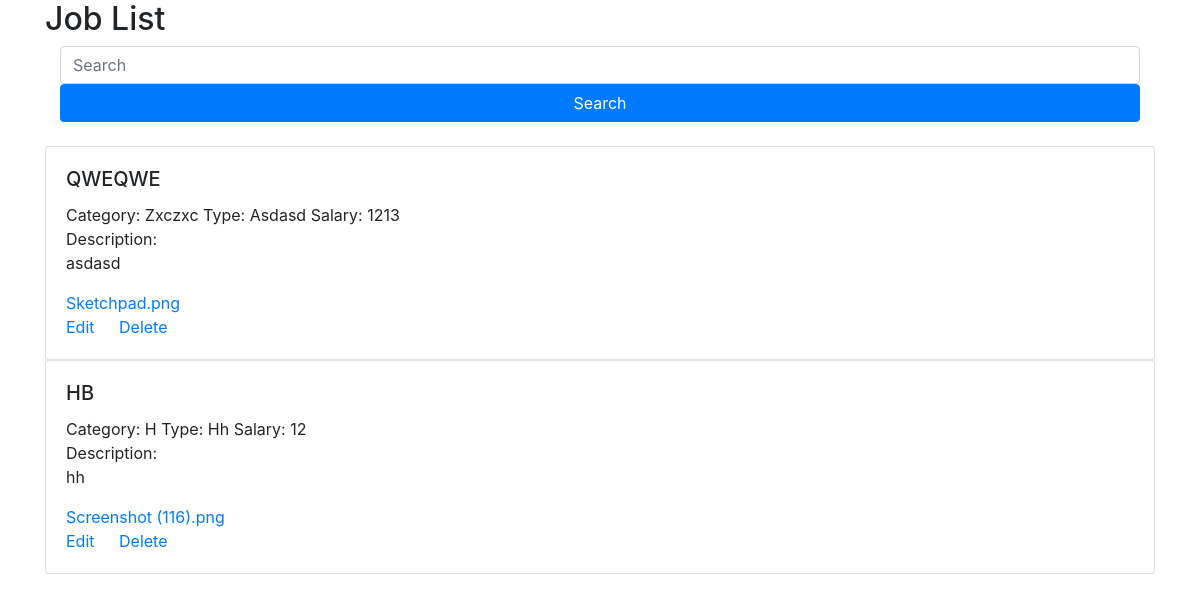
/postjob/data, run on an earlier commit of the app's database.
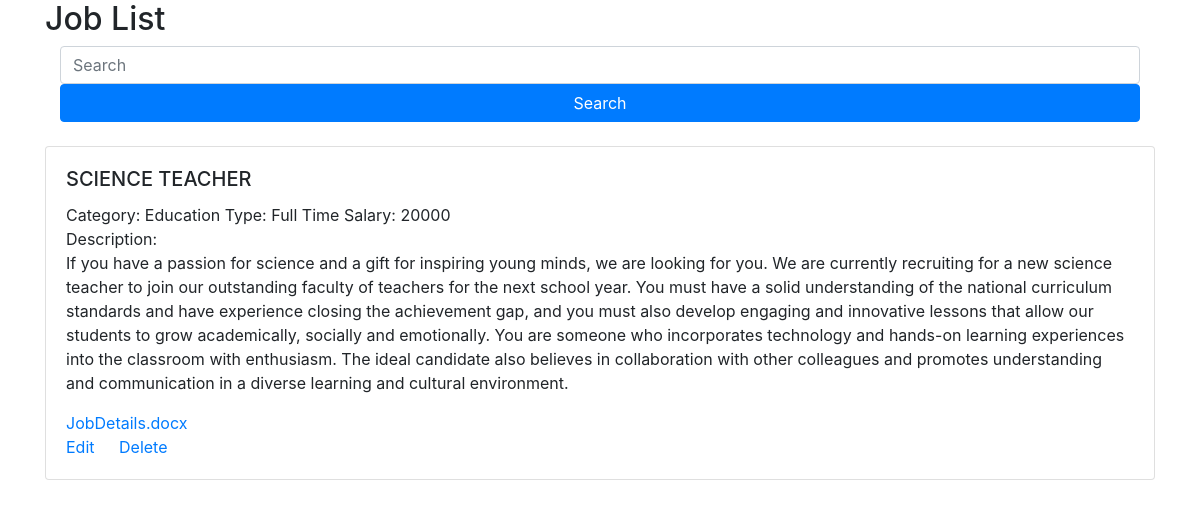
And on a later commit of the database.
### postjob/models.py (models this page shows)
class Post(models.Model):
    title= models.CharField(max_length=50)
    category= models.CharField(max_length=50)
    job_type= models.CharField(max_length=50)
    salary= models.IntegerField()
    description = models.TextField()
    file = models.FileField()
    def __str__(self):
        return str(self.id)+ " " +self.title + " " +self.category + " " + self.job_type + " " + str(self.salary) +" " + self.description

### postjob/views.py (the view)
# urls.py: path('data', view_saved_posted_data),
def view_saved_posted_data(request):
    list_of_post = Post.objects.all()
    print(list_of_post)
    context_variable = {
        'posts':list_of_post
    }
    return render(request,'viewdata.html',context_variable)

### postjob/templates/viewdata.html (shortened to what this page needs)
<!DOCTYPE html>
<html lang="en">
<link rel="stylesheet" href="/static/css/bootstrap.min.css">
<head>
</head>
<body>
    <div class="container">
        <h2>Job List</h2>
        <div class="container">
        <form method="POST" action="search" class="needs-validation" novalidate>
          <input class="form-control col-sm-12" type="search" placeholder="Search" name="search" required>
          <button class="btn btn-primary col-sm-12" type="submit">Search</button>
        </form>
        </div><br>
        {% for post in posts %}
        <div class="card">
          <div class="card-body">
            <h5 class="card-title text-uppercase" class="text-uppercase">{{post.title}}</h5>
            <h8 class="card-title text-capitalize">Category: {{post.category}}</h8>
            <h8 class="card-title text-capitalize">Type: {{post.job_type}}</h8>
            <h8 class="card-title text-capitalize">Salary: {{post.salary}}</h8><br>
            <h8 class="card-title">Description:</h8>
            <p class="card-text">{{post.description}}</p>
            <a href="{{post.file.url}}"  class="card-link">{{post.file}}</a><br>
            <a href="data/edit/{{post.id}}" class="card-link">Edit</a>
            <a href="data/delete/{{post.id}}" class="card-link">Delete</a>
          </div>
        </div>
        {% empty %}
          There are no job posts.
        {% endfor %}
      </div>
</body>
</html>

What changed in the data, as far as the page shows it:
removed Post: title "QWEQWE", category "Zxczxc", job_type "Asdasd", salary "1213", description "asdasd", file "Sketchpad.png"
removed Post: title "HB", category "H", job_type "Hh", salary "12", description "hh", file "Screenshot (116).png"
added Post: title "SCIENCE TEACHER", category "Education", job_type "Full Time", salary "20000", description "If you have a passion for science and a gift for inspiring young minds, we are looking for you. We are currently recruiting for a new science teacher to join our outstanding faculty of teachers for the next school year. You must have a solid understanding of the national curriculum standards and have experience closing the achievement gap, and you must also develop engaging and innovative lessons that allow our students to grow academically, socially and emotionally. You are someone who incorporates technology and hands-on learning experiences into the classroom with enthusiasm. The ideal candidate also believes in collaboration with other colleagues and promotes understanding and…", file "JobDetails.docx"
